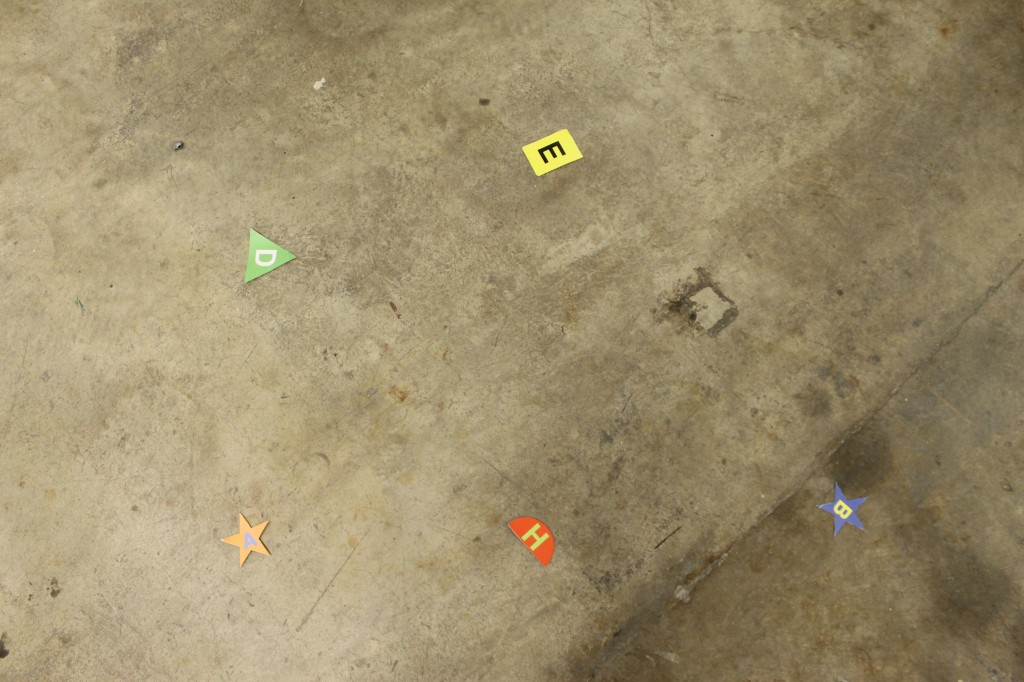
#> input picture image-recognition/old-2014-15/samplePics/sampleTarget2.jpg, 1024 x 682 px
$ python testMatchShapes.py   (Python 2 division)
#> lines starting #> are read from the running program, lines starting #| are printed output that depends on the picture; after the words box and inside, x2 and y2 are one past the last pixel; in counts of white or black regions, pixels touching at a corner belong together
import sys
import cv2
import numpy as np

infile = raw_input('Filename 1: ')
#> the answer given: samplePics/sampleTarget2.jpg

img1 = cv2.imread(infile, 0)
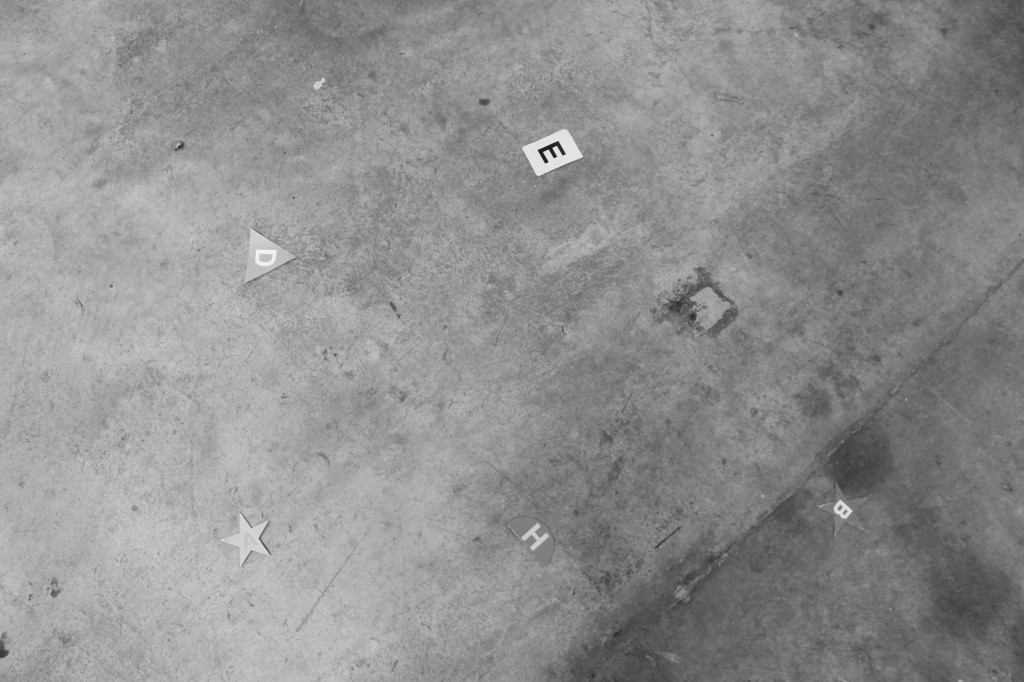
#> img1: shape (682, 1024); min 20, max 246, mean 143.2
if img1 is None:
    print('File not found.')
    sys.exit(404)

###########################

infile = raw_input('Filename 2: ')
#> the answer given: samplePics/grass.png

img2 = cv2.imread(infile, 0)
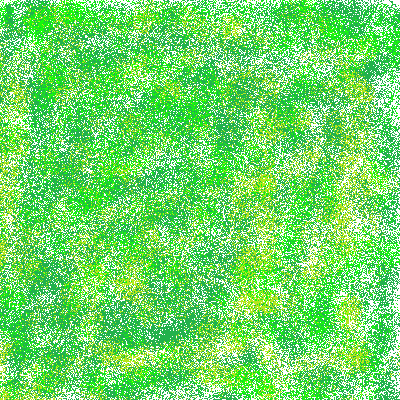
#> input picture image-recognition/old-2014-15/samplePics/grass.png, 400 x 400 px
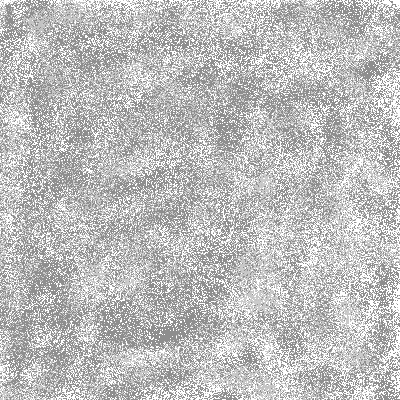
#> img2: shape (400, 400); min 142, max 255, mean 190.2
if img2 is None:
    print('File not found.')
    sys.exit(404)

#Write code here###########

#imgray = cv2.cvtColor(img,cv2.COLOR_BGR2GRAY) #set gray

ret, thresh = cv2.threshold(img1, 127, 255,0)
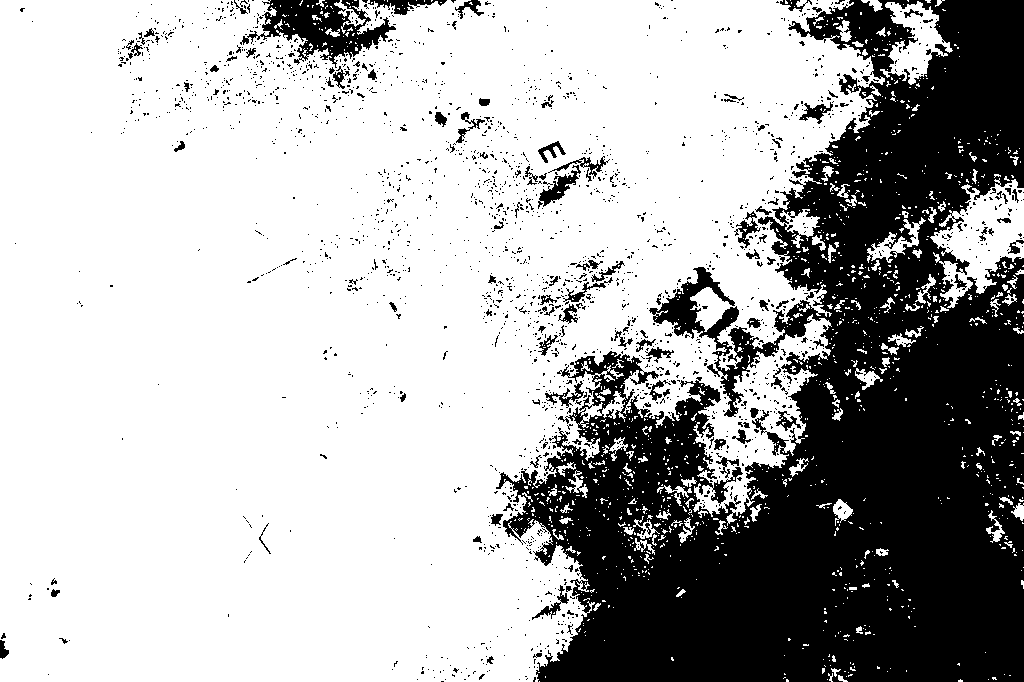
#> thresh: shape (682, 1024); 69.8% white; 2146 black regions (2028 under 20 px)
ret, thresh2 = cv2.threshold(img2, 127, 255,0)
#> thresh2: shape (400, 400); every value is 255
contours,hierarchy = cv2.findContours(thresh,2,1)
#> contours = 4018 contours, 3745 with area under 20; largest, box (x1, y1, x2, y2) and area: (0, 0, 885, 682) 476210, (930, 178, 1024, 308) 6178, (880, 1, 953, 85) 2591, (538, 164, 582, 208) 656, (867, 217, 926, 263) 634
cnt1 = contours[0]
#> cnt1 = [[539, 681]]
contours,hierarchy = cv2.findContours(thresh2,2,1)
#> contours = 1 contour; box (x1, y1, x2, y2) and area: (0, 0, 400, 400) 159201
cnt2 = contours[0]
#> cnt2 = contour of 1596 points, box (x1, y1, x2, y2) (0, 0, 400, 400), area 159201

ret = cv2.matchShapes(cnt1,cnt2,1,0.0)
#> ret = 1.8e+308
print ret
#| 1.7976931348623157e+308
